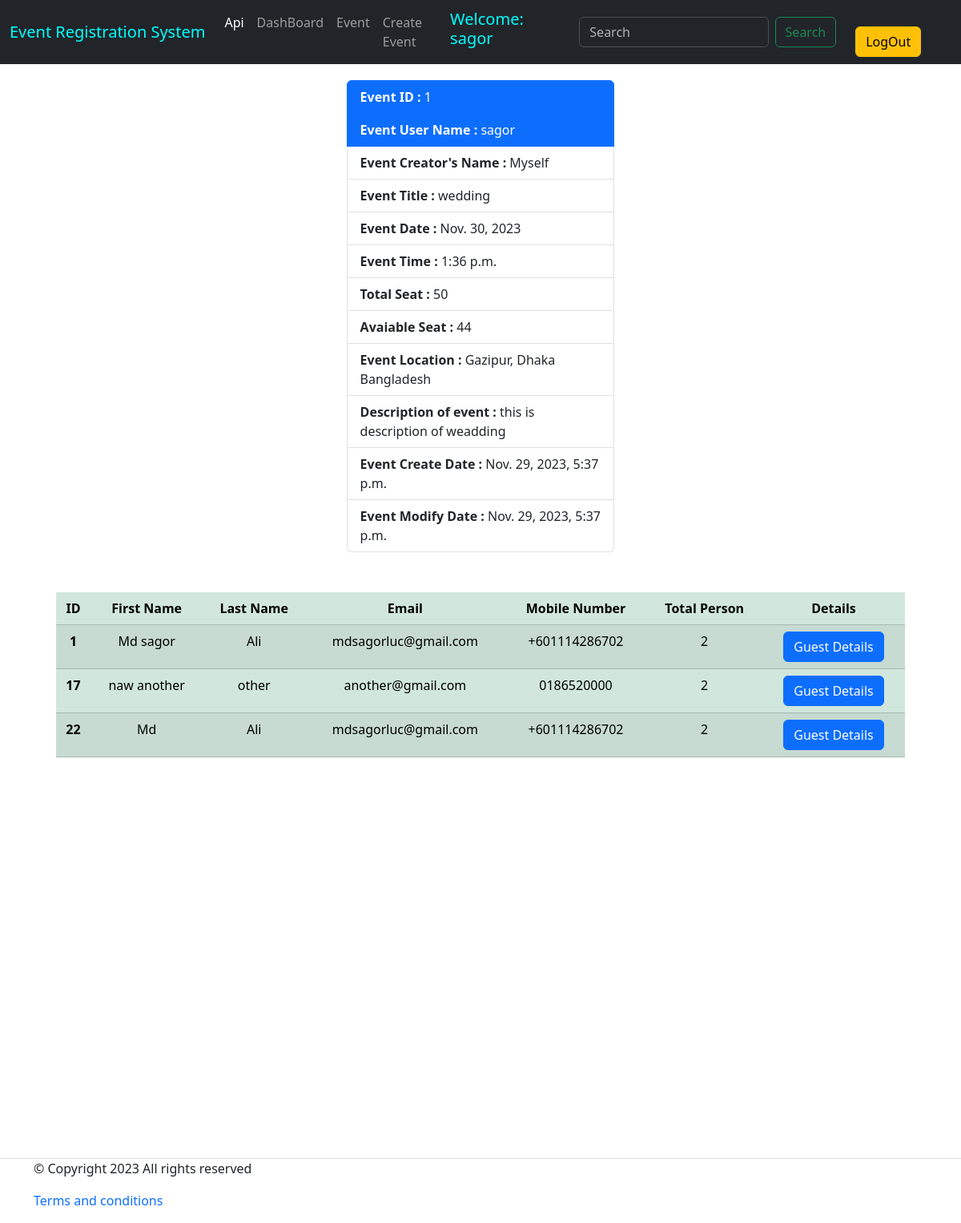
Before: /event/event_details/1/ (signed in) with the older database file.
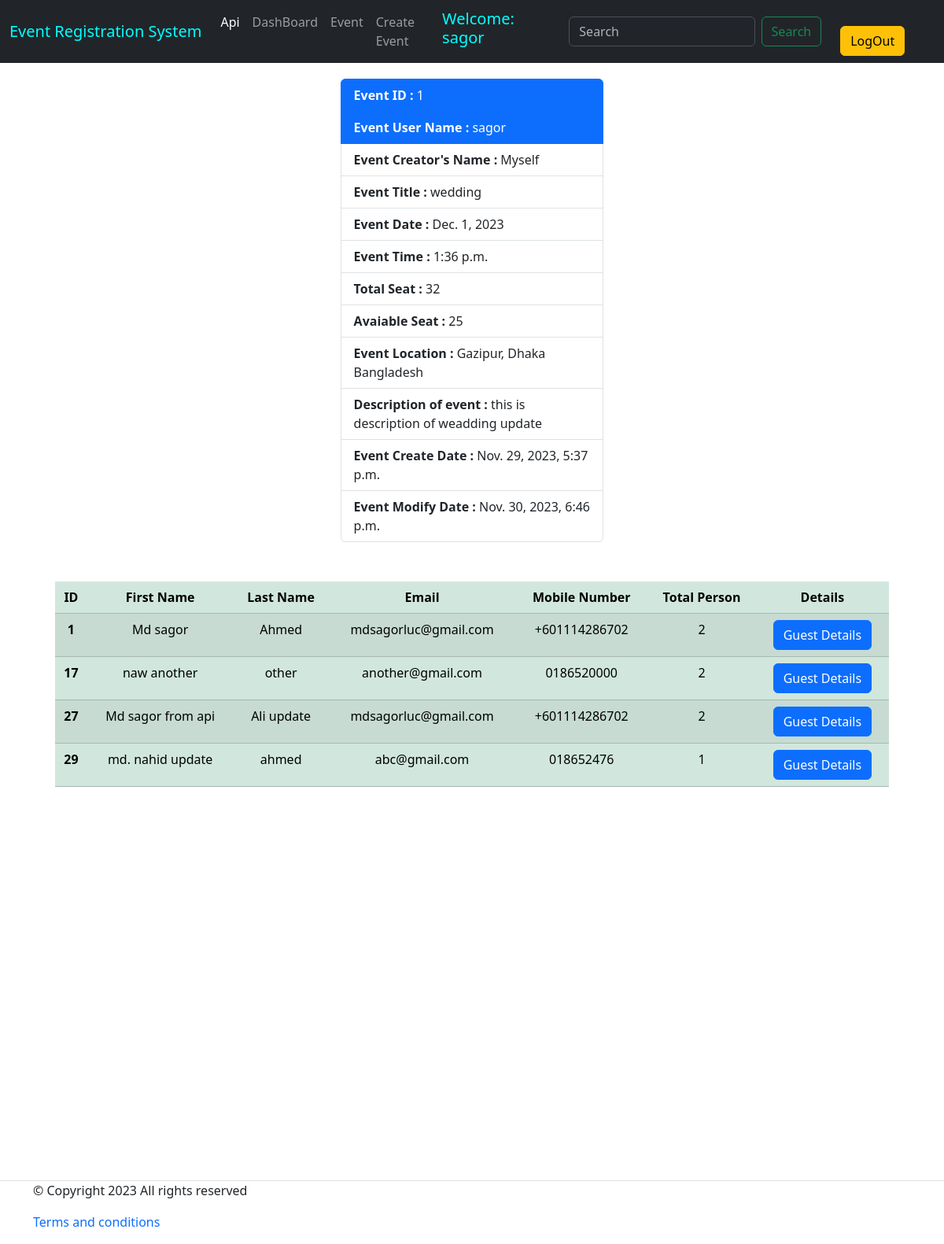
After: the same page with the newer database file.
### event/models.py (models this page shows, shortened)
class CreateEvent(models.Model):
    eventUser        = models.ForeignKey(User, on_delete=models.CASCADE, blank=True, related_name='user')
    eventOwnerName   = models.CharField(max_length= 25, blank=False, unique=True)
    eventTitle       = models.CharField(max_length= 200, blank=False)
    eventDate        = models.DateField(blank= False)
    eventTime        = models.TimeField(blank= False)
    totalSeat        = models.IntegerField(blank= False)
    eventLocation    = models.CharField(max_length= 250, blank= False)
    eventDescription = models.TextField(blank= False)
    eventCreatedDate = models.DateTimeField(auto_now_add= True)
    eventModifyDate  = models.DateTimeField(auto_now= True)
    class Meta:
        verbose_name = 'Create Event'
        verbose_name_plural = 'Create Events'
        ordering = ['id']

class EventRegistration(models.Model):
    userE       = models.ForeignKey(User, on_delete=models.CASCADE, default=False, related_name='registration')
    event       = models.ForeignKey(CreateEvent, on_delete=models.CASCADE, blank=True, related_name='event')
    firstName   = models.CharField(max_length=25, blank=False)
    lastName    = models.CharField(max_length= 25, blank=False)
    email       = models.EmailField(max_length= 50, blank=False)
    phoneNumber = models.CharField(max_length=14, blank=False)
    totalPerson = models.IntegerField(blank=False)
    createDate  = models.DateTimeField(auto_now_add= True)
    modifyDate  = models.DateTimeField(auto_now= True)
    class Meta:
        verbose_name = 'Event Registration'
        verbose_name_plural = 'Event Registrations'
        ordering = ['id']

### event/views.py (the view)
# urls.py: path('event_details/<int:id>/', event_details, name="event_details"),
@login_required
def event_details(request, id=None):
    event = get_object_or_404(CreateEvent, id=id)
    guests = EventRegistration.objects.filter(event= event)
    total_person = sum(guest.totalPerson for guest in guests)
    total_seat = event.totalSeat
    if total_person <= total_seat:
        available_seat = total_seat - total_person
    context =  {
        'event': event,
        'guests': guests,
        'available_seat' : available_seat,
        }
    return render(request, 'event_details.html', context)

### event/templates/event_details.html (shortened to what this page needs)
{% extends 'base.html' %}
{% block body %}
<div class='container'>
    <ul class="list-group" style="width:30%; margin:auto; margin-top: 20px; margin-bottom: 10px;">
        <li class="list-group-item active" aria-current="true"><b>Event ID :</b> {{event.id}}</li>
        <li class="list-group-item active" aria-current="true"><b>Event User Name :</b> {{event.eventUser}}</li>
        <li class="list-group-item"><b>Event Creator's Name :</b> {{event.eventOwnerName}}</li>
        <li class="list-group-item"><b>Event Title :</b> {{event.eventTitle}}</li>
        <li class="list-group-item"><b>Event Date :</b> {{event.eventDate}}</li>
        <li class="list-group-item"><b>Event Time :</b> {{event.eventTime}}</li>
        <li class="list-group-item"><b>Total Seat :</b> {{event.totalSeat}}</li>
        <li class="list-group-item"><b>Avaiable Seat :</b> {{available_seat}}</li>
        <li class="list-group-item"><b>Event Location :</b> {{event.eventLocation}}</li>
        <li class="list-group-item"><b>Description of event :</b> {{event.eventDescription}}</li>
        <li class="list-group-item"><b>Event Create Date :</b> {{event.eventCreatedDate}}</li>
        <li class="list-group-item"><b>Event Modify Date :</b> {{event.eventModifyDate}}</li>
      </ul>
    <table class="table table-success table-striped" style="width:95%; margin: auto; text-align: center; margin-top: 50px;">
        <thead>
          <tr>
            <th scope="col">ID</th>
            <th scope="col">First Name</th>
            <th scope="col">Last Name</th>
            <th scope="col">Email</th>
            <th scope="col">Mobile Number</th>
            <th scope="col">Total Person</th>
            <th scope="col">Details</th>
          </tr>
        </thead>
        <tbody>
        {% for gst in guests %}
          <tr>
            <th scope="row">{{gst.id}}</th>
            <td> {{gst.firstName}} </td>
            <td> {{gst.lastName}} </td>
            <td> {{gst.email}} </td>
            <td> {{gst.phoneNumber}} </td>
            <td> {{gst.totalPerson}} </td>
            <td> <a href="{% url "guest_details" gst.id %}" class="btn btn-primary">Guest Details</a> </td>
          </tr>
        {% endfor %}
        </tbody>
      </table>
</div>
{% endblock body %}

### templates/base.html (shortened to what this page needs)
<!DOCTYPE html>
<html lang="en">
<head>
  <link href="https://cdn.jsdelivr.net/npm/bootstrap@5.3.1/dist/css/bootstrap.min.css" rel="stylesheet">
</head>
<body>
  {% if request.user.is_authenticated %}
    <nav class="navbar navbar-expand-lg bg-dark" data-bs-theme="dark">
      <div class="container-fluid">
        <a class="navbar-brand " href="#" style="color: aqua">
          Event Registration System
        </a>
        <div class="collapse navbar-collapse" id="navbarSupportedContent">
          <ul class="navbar-nav me-auto mb-2 mb-lg-0">
            <li class="nav-item">
              <a class="nav-link active" aria-current="page" href="{% url "event_read_create" %}">Api</a>
            </li>
            <li class="nav-item">
              <a class="nav-link" href="{% url "dashboard" %}">DashBoard</a>
            </li>
            <li class="nav-item">
              <a class="nav-link" href="{% url "home" %}">Event</a>
            </li>
            <li class="nav-item">
              <a class="nav-link" href="{% url "create_event" %}">Create Event</a>
            </li>
          </ul>
          <h5 style="color:aqua;margin-right: 20px;">Welcome: {{user.username}}</h5>
          <form class="d-flex" role="search" action="{% url "search" %}" method="GET">
            <input class="form-control me-2" name="keyword" type="search" placeholder="Search" aria-label="Search">
            <button class="btn btn-outline-success" type="submit">Search</button>
          </form>
        <li class="nav-item">
            <a href="{% url "logout" %}" class="btn btn-warning mx-4">LogOut</a>
          </li>
        </div>
      </div>
    </nav>
  {% endif %}
{% block body %}
{% endblock body %}
  {% if request.user.is_authenticated %}
    <footer class="section-footer border-top padding-y" style="margin-top: 500px;">
      <div class="container">
        <p class="float-md-right">&copy Copyright 2023 All rights reserved</p>
        <p>
          <a href="#" style="text-decoration: None">Terms and conditions</a>
        </p>
      </div>
    </footer>
  {% endif %}
</body>
</html>

Changed rows visible on the page:
removed EventRegistration: id "22", firstName "Md", lastName "Ali", email "mdsagorluc@gmail.com", phoneNumber "+601114286702", totalPerson "2"
changed CreateEvent "Myself": eventDate "Nov. 30, 2023" → "Dec. 1, 2023"; totalSeat "50" → "32"; eventDescription "this is description of weadding" → "this is description of weadding update"; eventModifyDate "Nov. 29, 2023, 5:37 p.m." → "Nov. 30, 2023, 6:46 p.m."
changed EventRegistration "Md sagor": lastName "Ali" → "Ahmed"
added EventRegistration: id "27", firstName "Md sagor from api", lastName "Ali update", email "mdsagorluc@gmail.com", phoneNumber "+601114286702", totalPerson "2"
added EventRegistration: id "29", firstName "md. nahid update", lastName "ahmed", email "abc@gmail.com", phoneNumber "018652476", totalPerson "1"
Other visible differences:
{{ available_seat }}: "44" → "25"
